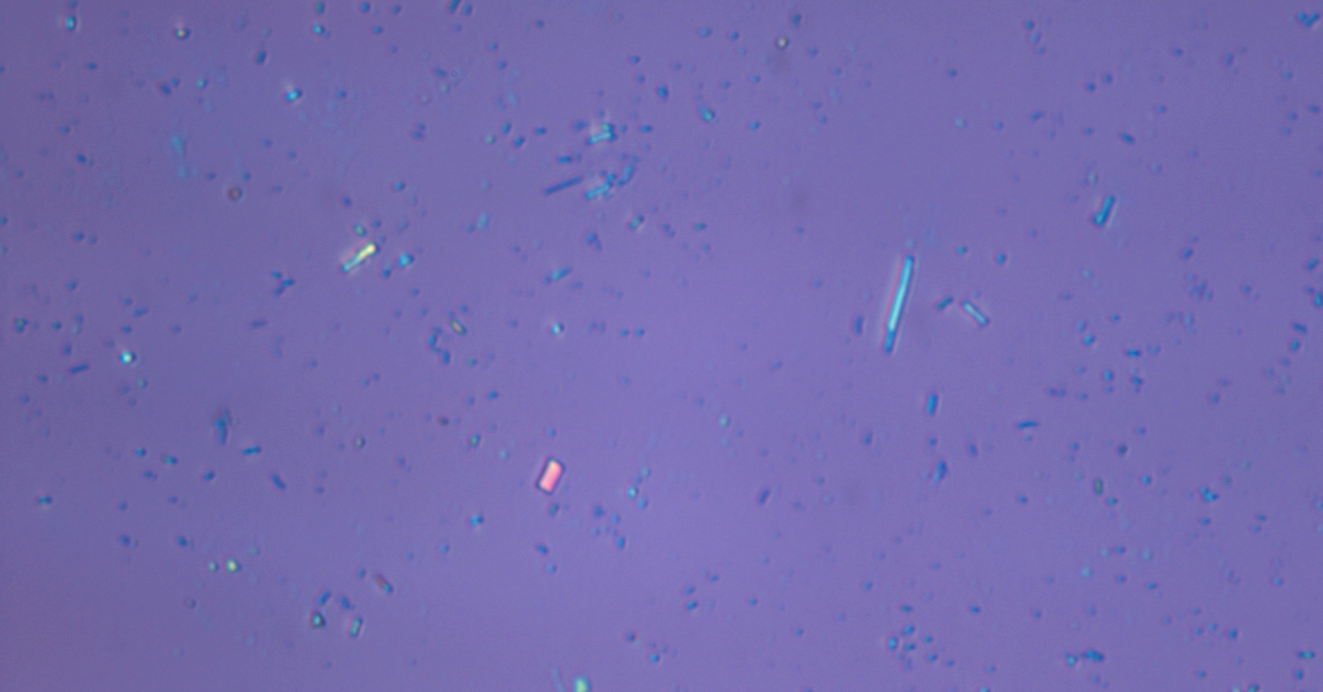
#> input picture edgepictures/falsepositive.PNG, 1323 x 692 px
$ python run_comparison.py --image ../../edgepictures/falsepositive.PNG
#> lines starting #> are read from the running program, lines starting #| are printed output that depends on the picture; after the words box and inside, x2 and y2 are one past the last pixel; in counts of white or black regions, pixels touching at a corner belong together
#!/usr/bin/env python3
"""
run_comparison.py

Generate diagnostics and heatmaps for BOTH S-channel approaches:

  OLD = 1st main peak (S_sub): D_S = |S - S_sub| / sigma_S
  NEW = 2nd peak (S_thin):    D_S = exp(-0.5 * ((S - S_thin) / sigma_S)^2)

Both use heavily downweighted V and H channels (w_S=1.0, w_V=0.0, w_H=0.0),
so the probability is driven purely by the S channel.

Outputs:
  results/diagnostics_old.png  - full 2x3 diagnostic using old (main peak) logic
  results/diagnostics_new.png  - full 2x3 diagnostic using new (2nd peak) logic
  results/heatmap_old.png      - heatmap using old (main peak) logic
  results/heatmap_new.png      - heatmap using new (2nd peak) logic

Usage:
    python run_comparison.py [--image PATH]
"""

import argparse
from pathlib import Path

import cv2
import numpy as np
from scipy.signal import find_peaks
import matplotlib
matplotlib.use("Agg")
import matplotlib.pyplot as plt


def load_rgb_image(path: Path) -> np.ndarray:
    """Load an image from disk and return it in RGB (HxWx3, uint8)."""
    img = cv2.imread(str(path))
    if img is None:
        raise FileNotFoundError(f"Could not load image: {path}")
    return cv2.cvtColor(img, cv2.COLOR_BGR2RGB)


def compute_base_diagnostics(rgb: np.ndarray):
    """
    Compute shared HSV statistics needed by both approaches.
    Returns a dict with S_sub, S_thin, sigma_S, H_sub, V_sub, etc.
    """
    hsv = cv2.cvtColor(rgb, cv2.COLOR_RGB2HSV).astype(np.float32)
    H, S, V = hsv[..., 0], hsv[..., 1], hsv[..., 2]

    # Histograms
    h_hist = cv2.calcHist([H], [0], None, [180], [0, 180]).flatten()
    s_hist = cv2.calcHist([S], [0], None, [256], [0, 256]).flatten()
    v_hist = cv2.calcHist([V], [0], None, [256], [0, 256]).flatten()

    # Substrate peaks (global max)
    H_sub = float(np.argmax(h_hist))
    S_sub = float(np.argmax(s_hist))
    V_sub = float(np.argmax(v_hist))

    # Substrate noise floor
    substrate_tolerance = 15.0
    substrate_mask = (
        (np.abs(S - S_sub) < substrate_tolerance)
        & (np.abs(V - V_sub) < substrate_tolerance)
    )
    if substrate_mask.any():
        sigma_H = float(np.std(H[substrate_mask]))
        sigma_S = float(np.std(S[substrate_mask]))
        sigma_V = float(np.std(V[substrate_mask]))
    else:
        sigma_H = float(np.std(H))
        sigma_S = float(np.std(S))
        sigma_V = float(np.std(V))

    sigma_H += 1e-5
    sigma_S += 1e-5
    sigma_V += 1e-5

    # Find S_thin (2nd peak)
    s_peaks, _ = find_peaks(s_hist)
    threshold = S_sub + 2.0 * sigma_S
    candidates = s_peaks[s_peaks > threshold]
    S_thin = float(candidates[0]) if len(candidates) > 0 else None

    return {
        "hsv": hsv,
        "H": H, "S": S, "V": V,
        "H_sub": H_sub, "S_sub": S_sub, "V_sub": V_sub,
        "sigma_H": sigma_H, "sigma_S": sigma_S, "sigma_V": sigma_V,
        "S_thin": S_thin,
        "h_hist": h_hist, "s_hist": s_hist, "v_hist": v_hist,
    }


def compute_probability_old(d: dict) -> np.ndarray:
    """
    OLD: D_S from main peak: |S - S_sub| / sigma_S
    Then composite probability with heavy V/H downweighting.
    """
    S = d["S"]
    S_sub = d["S_sub"]
    sigma_S = d["sigma_S"]

    D_S = np.abs(S - S_sub) / sigma_S
    D_composite = 1.0 * D_S
    P = 1.0 - np.exp(-0.5 * D_composite**2)
    return P.astype(np.float32), D_S


def compute_probability_new(d: dict) -> np.ndarray:
    """
    NEW: D_S from 2nd peak: Gaussian centered on S_thin
    Then composite probability with heavy V/H downweighting.
    """
    S = d["S"]
    S_thin = d["S_thin"]
    sigma_S = d["sigma_S"]

    if S_thin is not None:
        D_S = np.exp(-0.5 * ((S - S_thin) / sigma_S) ** 2)
    else:
        D_S = np.abs(S - d["S_sub"]) / sigma_S
    D_composite = 1.0 * D_S
    P = 1.0 - np.exp(-0.5 * D_composite**2)
    return P.astype(np.float32), D_S


def build_heatmap_rgb(prob_map: np.ndarray) -> np.ndarray:
    """Convert probability map to inferno RGB heatmap."""
    prob_uint8 = (np.clip(prob_map, 0.0, 1.0) * 255).astype(np.uint8)
    heatmap_bgr = cv2.applyColorMap(prob_uint8, cv2.COLORMAP_INFERNO)
    return cv2.cvtColor(heatmap_bgr, cv2.COLOR_BGR2RGB)


def plot_histograms(ax, d: dict, title: str) -> None:
    """Plot H, S, V histograms with peaks marked."""
    h_hist_n = d["h_hist"] / d["h_hist"].max() if d["h_hist"].max() > 0 else d["h_hist"]
    s_hist_n = d["s_hist"] / d["s_hist"].max() if d["s_hist"].max() > 0 else d["s_hist"]
    v_hist_n = d["v_hist"] / d["v_hist"].max() if d["v_hist"].max() > 0 else d["v_hist"]

    ax.plot(h_hist_n, color="red", linewidth=0.8, label="Hue")
    ax.plot(s_hist_n, color="green", linewidth=0.8, label="Saturation")
    ax.plot(v_hist_n, color="blue", linewidth=0.8, label="Value")

    ax.axvline(x=d["H_sub"], color="red", linestyle="--", linewidth=1.5,
               label=f"H_sub={d['H_sub']:.0f}")
    ax.axvline(x=d["S_sub"], color="green", linestyle="--", linewidth=1.5,
               label=f"S_sub={d['S_sub']:.0f}")
    ax.axvline(x=d["V_sub"], color="blue", linestyle="--", linewidth=1.5,
               label=f"V_sub={d['V_sub']:.0f}")
    if d["S_thin"] is not None:
        ax.axvline(x=d["S_thin"], color="yellow", linestyle="--", linewidth=2.0,
                   label=f"S_thin={d['S_thin']:.0f}")

    ax.set_title(title)
    ax.set_xlabel("Bin")
    ax.set_ylabel("Normalized Count")
    ax.legend(fontsize=7, loc="upper right")
    ax.set_xlim(0, 255)


def build_diagnostic_figure(
    rgb: np.ndarray,
    d: dict,
    prob_map: np.ndarray,
    D_S: np.ndarray,
    heatmap_rgb: np.ndarray,
    title_prefix: str,
) -> plt.Figure:
    """Build a 2x3 diagnostic figure."""
    fig, axes = plt.subplots(2, 3, figsize=(18, 10))
    fig.suptitle(
        f"{title_prefix} — Substrate H={d['H_sub']:.0f}, S={d['S_sub']:.0f}, V={d['V_sub']:.0f}\n"
        f"σ: H={d['sigma_H']:.2f}, S={d['sigma_S']:.2f}, V={d['sigma_V']:.2f} | "
        f"S_thin={d['S_thin'] if d['S_thin'] is not None else 'N/A'}"
        f" | weights: w_S=1.0, w_V=0.0, w_H=0.0",
        fontsize=12,
    )

    # 1. Original RGB
    axes[0, 0].imshow(rgb)
    axes[0, 0].set_title("1. Original RGB Image")
    axes[0, 0].axis("off")

    # 2. S-Channel Distance Map
    im_s = axes[0, 1].imshow(D_S, cmap="viridis")
    axes[0, 1].set_title("2. S-Channel Distance (D_S)")
    axes[0, 1].axis("off")
    plt.colorbar(im_s, ax=axes[0, 1], fraction=0.046, pad=0.04)

    # 3. V-Channel Distance Map
    D_V = np.abs(d["V"] - d["V_sub"]) / d["sigma_V"]
    im_v = axes[0, 2].imshow(D_V, cmap="viridis")
    axes[0, 2].set_title("3. V-Channel Distance (D_V)")
    axes[0, 2].axis("off")
    plt.colorbar(im_v, ax=axes[0, 2], fraction=0.046, pad=0.04)

    # 4. Gated H-Channel Distance Map
    delta_H = np.abs(((d["H"] - d["H_sub"] + 90.0) % 180.0) - 90.0)
    D_H = delta_H / d["sigma_H"]
    S_gate = d["S_sub"] + (2.0 * d["sigma_S"])
    D_H_gated = D_H * (d["S"] > S_gate)
    im_h = axes[1, 0].imshow(D_H_gated, cmap="viridis")
    axes[1, 0].set_title("4. Gated H-Channel Distance (D_H_gated)")
    axes[1, 0].axis("off")
    plt.colorbar(im_h, ax=axes[1, 0], fraction=0.046, pad=0.04)

    # 5. Channel Histograms
    plot_histograms(axes[1, 1], d, "5. Channel Histograms with Peaks")

    # 6. Final Probability Heatmap
    axes[1, 2].imshow(heatmap_rgb)
    axes[1, 2].set_title("6. Probability Heatmap (P_map)")
    axes[1, 2].axis("off")

    plt.tight_layout()
    return fig


def main() -> None:
    parser = argparse.ArgumentParser(
        description="Generate diagnostics and heatmaps for OLD (main peak) and NEW (2nd peak) S logic."
    )
    parser.add_argument(
        "--image",
        type=str,
        default=str(
            Path(__file__).resolve().parent.parent
            / "dataset" / "sample2" / "tmd_sample_3.jpg"
        ),
        help="Path to the RGB image to process",
    )
    parser.add_argument(
        "--output-dir",
        type=str,
        default=str(Path(__file__).resolve().parent / "results"),
        help="Directory to save outputs",
    )
    parser.add_argument(
        "--no-heatmap",
        action="store_true",
        help="Skip saving heatmap images (diagnostics only)",
    )
    args = parser.parse_args()

    output_dir = Path(args.output_dir)
    output_dir.mkdir(parents=True, exist_ok=True)

    # Load image
    image_path = Path(args.image)
    print(f"Loading image: {image_path}")
    rgb = load_rgb_image(image_path)
#> in load_rgb_image, img is the input picture: shape (692, 1323, 3); mean B, G, R 174.5, 107.8, 116.9
    print(f"  Shape: {rgb.shape}, dtype: {rgb.dtype}")
#|   Shape: (692, 1323, 3), dtype: uint8

    # Compute shared diagnostics
    d = compute_base_diagnostics(rgb)
#> in compute_base_diagnostics, `H, S, V = hsv[..., 0], hsv[..., 1], hsv[..., 2]`:
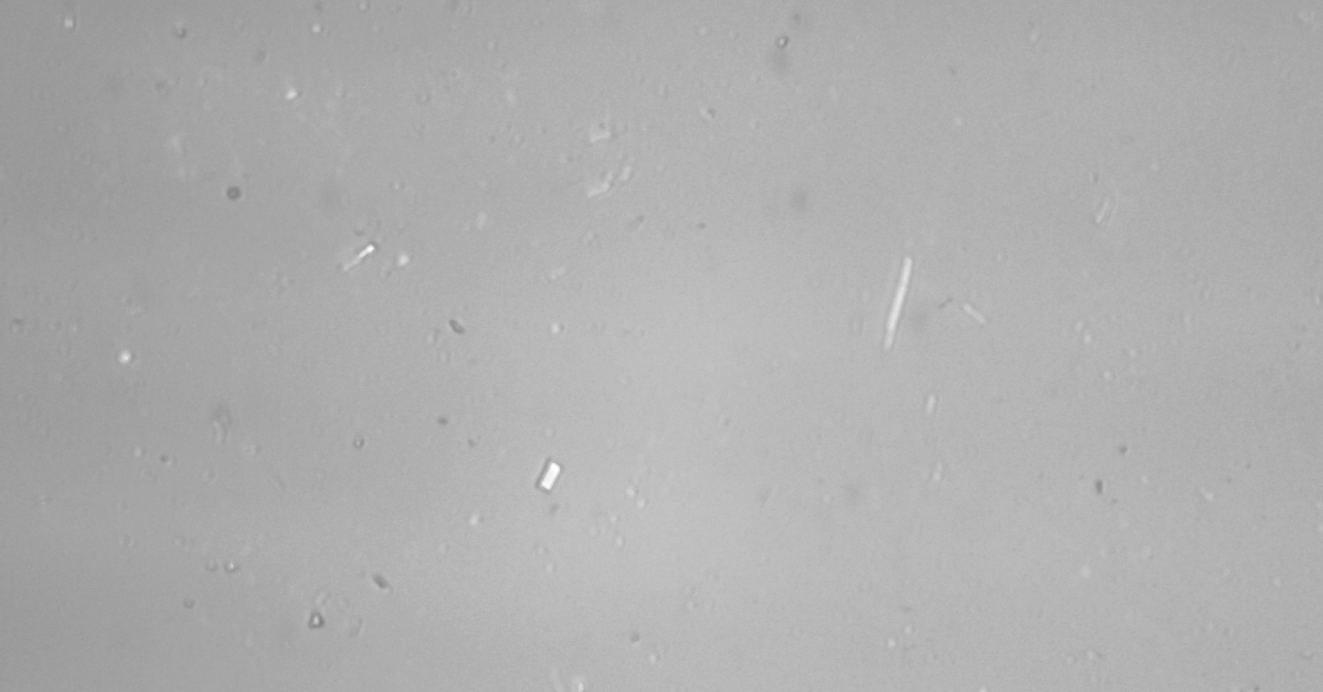
#> V: shape (692, 1323) float32; min 127, max 255, mean 174.5
#> in compute_base_diagnostics, `h_hist = cv2.calcHist([H], [0], None, [180], [0, 180]).flatten()`: h_hist = 180 values, max 281896 at index 124, min 0 at index 0, mean 5086.2
#> in compute_base_diagnostics, `s_hist = cv2.calcHist([S], [0], None, [256], [0, 256]).flatten()`: s_hist = 256 values, max 100789 at index 98, min 0 at index 0, mean 3576.2
#> in compute_base_diagnostics, `v_hist = cv2.calcHist([V], [0], None, [256], [0, 256]).flatten()`: v_hist = 256 values, max 47023 at index 177, min 0 at index 0, mean 3576.2
#> in compute_base_diagnostics, `H_sub = float(np.argmax(h_hist))`: H_sub = 124
#> in compute_base_diagnostics, `S_sub = float(np.argmax(s_hist))`: S_sub = 98
#> in compute_base_diagnostics, `V_sub = float(np.argmax(v_hist))`: V_sub = 177
#> in compute_base_diagnostics, `substrate_mask = ( (np.abs(S - S_sub) < substrate_tolerance) & (np.abs..`:
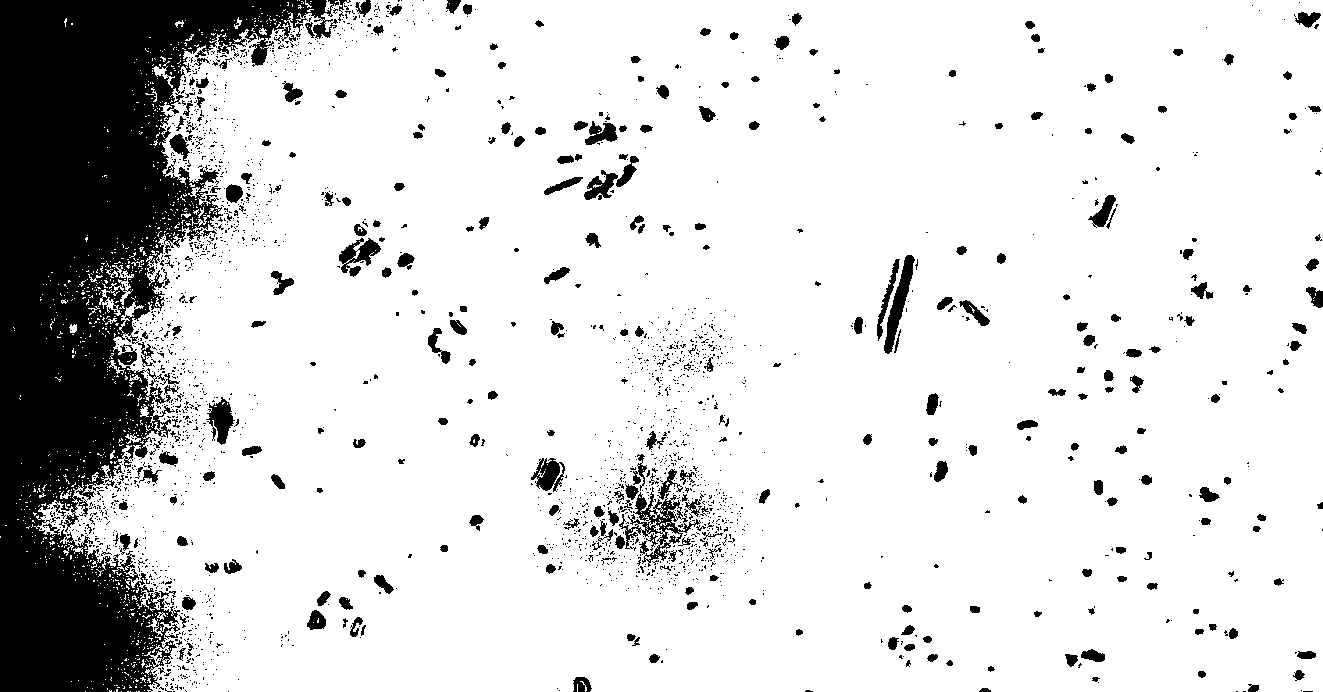
#> substrate_mask: shape (692, 1323) bool; 84.6% white; 2403 black regions (2105 under 20 px), largest, box (x1, y1, x2, y2) and area: (0, 0, 339, 692) 107107, (619, 487, 701, 567) 1653, (884, 255, 915, 354) 1042
#> in compute_base_diagnostics, `sigma_H = float(np.std(H[substrate_mask]))`: sigma_H = 1.69
#> in compute_base_diagnostics, `sigma_S = float(np.std(S[substrate_mask]))`: sigma_S = 3.64
#> in compute_base_diagnostics, `sigma_V = float(np.std(V[substrate_mask]))`: sigma_V = 6.75
#> in compute_base_diagnostics, `s_peaks, _ = find_peaks(s_hist)`: s_peaks = 55 values from 3 to 228
#> in compute_base_diagnostics, `threshold = S_sub + 2.0 * sigma_S`: threshold = 105.3
#> in compute_base_diagnostics, `candidates = s_peaks[s_peaks > threshold]`: candidates = 35 values from 119 to 228
#> in compute_base_diagnostics, `S_thin = float(candidates[0]) if len(candidates) > 0 else None`: S_thin = 119
#> d = 14 items
    print(f"  Substrate peak (H, S, V): ({d['H_sub']:.0f}, {d['S_sub']:.0f}, {d['V_sub']:.0f})")
#|   Substrate peak (H, S, V): (124, 98, 177)
    print(f"  Substrate std  (H, S, V): ({d['sigma_H']:.3f}, {d['sigma_S']:.3f}, {d['sigma_V']:.3f})")
#|   Substrate std  (H, S, V): (1.694, 3.639, 6.750)
    print(f"  Thin-flake peak (S_thin): {d['S_thin']}")
#|   Thin-flake peak (S_thin): 119.0

    # === OLD: 1st main peak ===
    print("\nComputing OLD (1st main peak) probability...")
    P_old, D_S_old = compute_probability_old(d)
#> in compute_probability_old, `S_sub = d["S_sub"]`: S_sub = 98
#> in compute_probability_old, `sigma_S = d["sigma_S"]`: sigma_S = 3.64
    heatmap_old = build_heatmap_rgb(P_old)
#> in build_heatmap_rgb, `heatmap_bgr = cv2.applyColorMap(prob_uint8, cv2.COLORMAP_INFERNO)`:
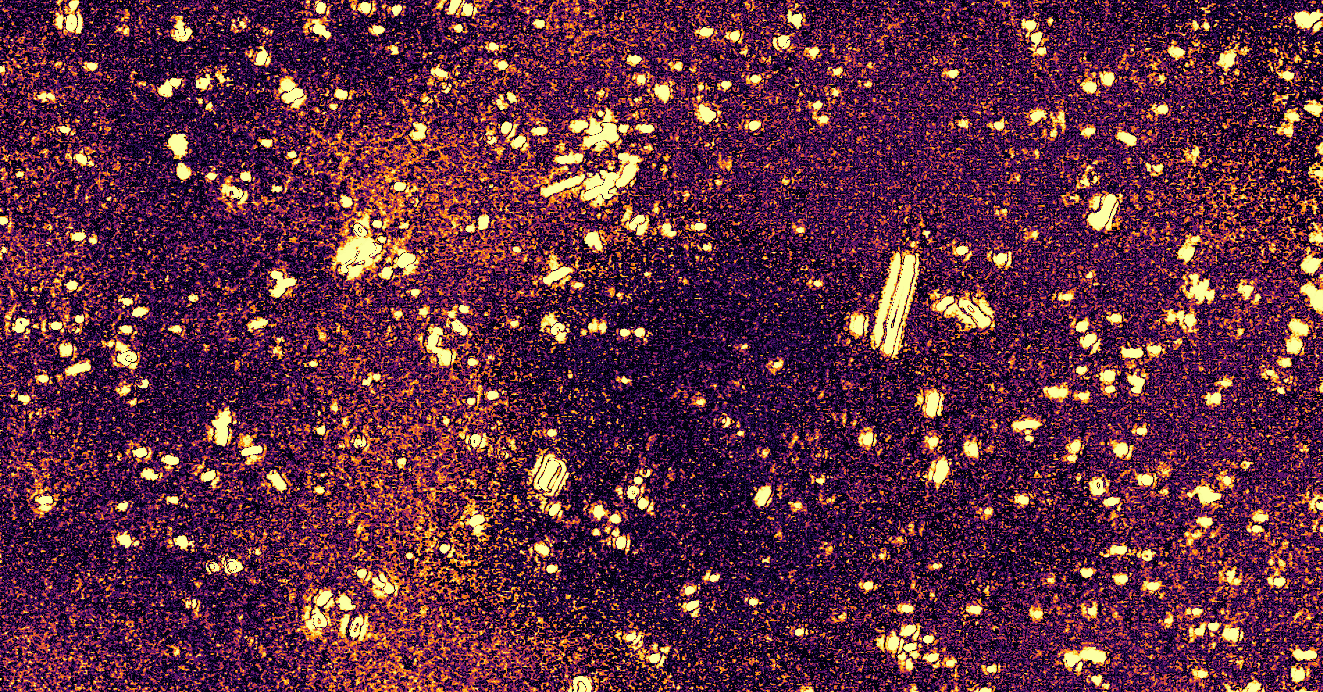
#> heatmap_bgr: shape (692, 1323, 3); mean B, G, R 63.5, 44.3, 93.7
    print(f"  OLD Probability range: [{P_old.min():.4f}, {P_old.max():.4f}]")
#|   OLD Probability range: [0.0000, 1.0000]
    print(f"  OLD D_S range: [{D_S_old.min():.4f}, {D_S_old.max():.4f}]")
#|   OLD D_S range: [0.0000, 35.9981]

    fig_old = build_diagnostic_figure(
        rgb, d, P_old, D_S_old, heatmap_old, "OLD: 1st Main Peak (S_sub)"
    )
#> in build_diagnostic_figure, `D_V = np.abs(d["V"] - d["V_sub"]) / d["sigma_V"]`:
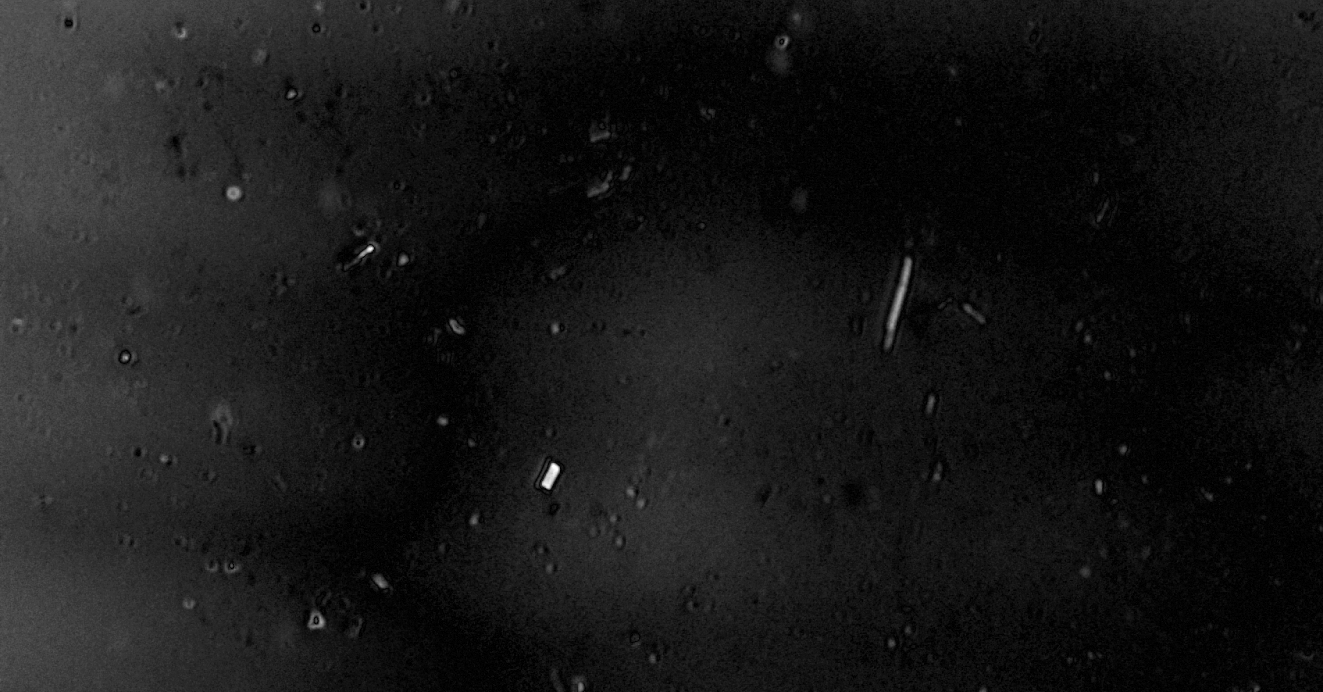
#> D_V: shape (692, 1323) float32; min 0, max 11.56, mean 1.09; drawn with min black and max white
#> in build_diagnostic_figure, `S_gate = d["S_sub"] + (2.0 * d["sigma_S"])`: S_gate = 105.3
#> in plot_histograms, `h_hist_n = d["h_hist"] / d["h_hist"].max() if d["h_hist"].max() > 0 el..`: h_hist_n = 180 values, max 1 at index 124, min 0 at index 0, mean 0.018
#> in plot_histograms, `s_hist_n = d["s_hist"] / d["s_hist"].max() if d["s_hist"].max() > 0 el..`: s_hist_n = 256 values, max 1 at index 98, min 0 at index 0, mean 0.0355
#> in plot_histograms, `v_hist_n = d["v_hist"] / d["v_hist"].max() if d["v_hist"].max() > 0 el..`: v_hist_n = 256 values, max 1 at index 177, min 0 at index 0, mean 0.0761
    old_diag_path = output_dir / "diagnostics_old.png"
    fig_old.savefig(str(old_diag_path), dpi=150, bbox_inches="tight")
#> figure, not shown here; panel 5: curve peaks at x = 124, y = 1; panel 5: curve peaks at x = 98, y = 1; panel 5: curve peaks at x = 177, y = 1
    print(f"  Saved: {old_diag_path}")
    plt.close(fig_old)

    if not args.no_heatmap:
        old_heat_path = output_dir / "heatmap_old.png"
        cv2.imwrite(str(old_heat_path), cv2.cvtColor(heatmap_old, cv2.COLOR_RGB2BGR))
        print(f"  Saved: {old_heat_path}")

    # === NEW: 2nd peak ===
    if d["S_thin"] is not None:
        print("\nComputing NEW (2nd peak) probability...")
        P_new, D_S_new = compute_probability_new(d)
#> in compute_probability_new, `S_thin = d["S_thin"]`: S_thin = 119
#> in compute_probability_new, `sigma_S = d["sigma_S"]`: sigma_S = 3.64
        heatmap_new = build_heatmap_rgb(P_new)
        print(f"  NEW Probability range: [{P_new.min():.4f}, {P_new.max():.4f}]")
#|   NEW Probability range: [0.0000, 0.3935]
        print(f"  NEW D_S range: [{D_S_new.min():.4f}, {D_S_new.max():.4f}]")
#|   NEW D_S range: [0.0000, 1.0000]

        fig_new = build_diagnostic_figure(
            rgb, d, P_new, D_S_new, heatmap_new, "NEW: 2nd Peak (S_thin)"
        )
        new_diag_path = output_dir / "diagnostics_new.png"
        fig_new.savefig(str(new_diag_path), dpi=150, bbox_inches="tight")
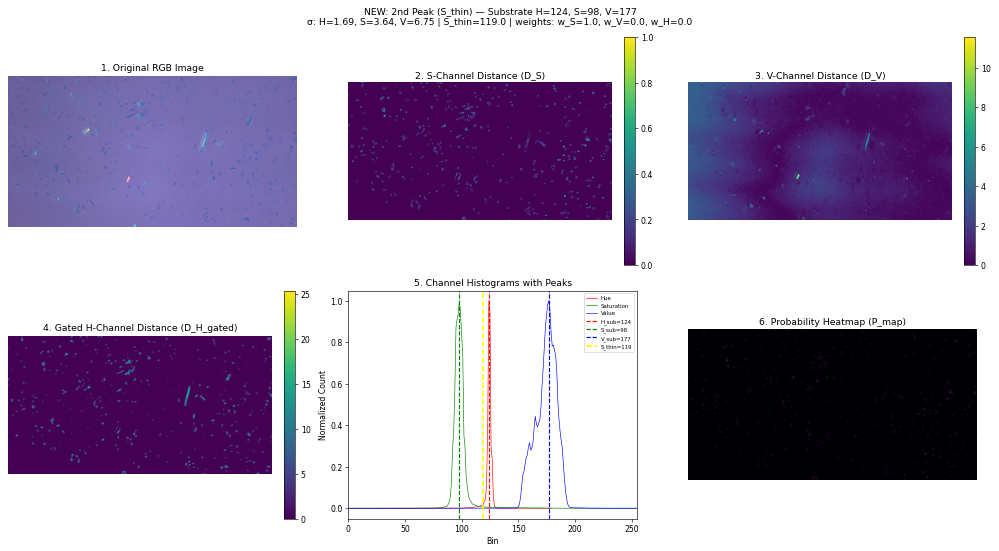
#> figure drawn by matplotlib, 9 panels; panel 5: curve peaks at x = 124, y = 1; panel 5: curve peaks at x = 98, y = 1; panel 5: curve peaks at x = 177, y = 1
        print(f"  Saved: {new_diag_path}")
        plt.close(fig_new)

        if not args.no_heatmap:
            new_heat_path = output_dir / "heatmap_new.png"
            cv2.imwrite(str(new_heat_path), cv2.cvtColor(heatmap_new, cv2.COLOR_RGB2BGR))
            print(f"  Saved: {new_heat_path}")
    else:
        print("\nNo S_thin detected — skipping NEW approach.")


if __name__ == "__main__":
    main()
